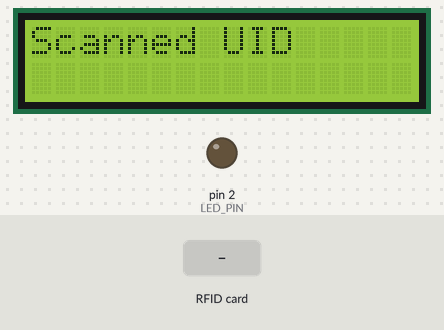
Recording of a sketch running on a simulated Arduino Mega 2560, built with avr-gcc and run on an emulated ATmega2560. On the bench: 16×2 character LCD, output pins drawn as LEDs (lit = HIGH). The inputs (shaded band) are chosen by the test bench. Pins used as bus, display or sensor lines are not drawn; what the sketch prints to the serial monitor is not drawn.

Above: at 1.3 s.
1.4 s: RFID card 5E 7A 19 C4 held to the reader
At 1.8 s:
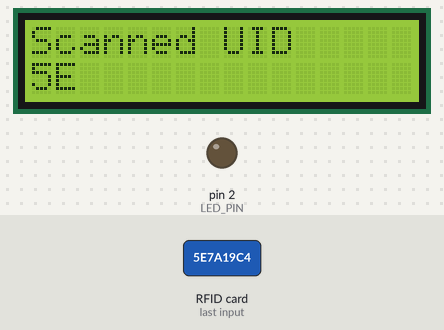
At 4.2 s:
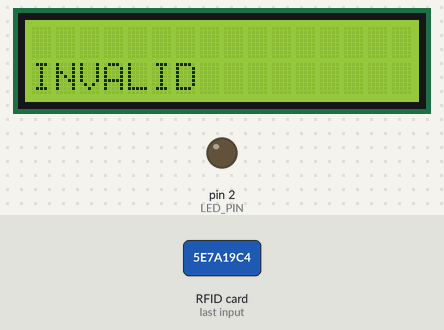
4.4 s: RFID card 90 13 18 11 79 held to the reader
At 4.8 s:
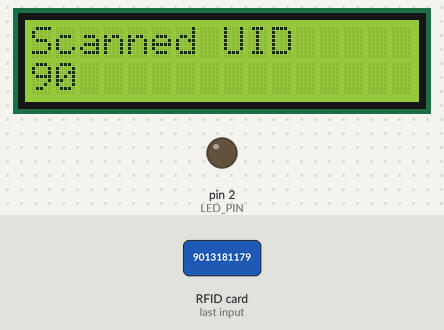
Timing chart, 0 to 7.4 s (numbered marks = the images above; inputs shaded):
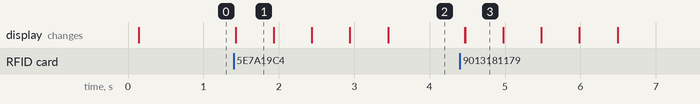

Measured:
- after the input at 1.4 s, the display: changes at once (image 1)
- after the input at 4.4 s, the display: first differs from a run without the input after 0.07 s (image 3)
- what the display in image 1 shows lasts 0.5 s, from 1.4 s to 1.9 s

The sketch:

sketch.ino
```cpp
#include <LiquidCrystal_I2C.h>
#include <SPI.h>
#include <MFRC522.h>

#define RST_PIN 49
#define SS_PIN  53

const int LED_PIN = 2;
String UID = "9013181179", ID = "";

int readCard[4];
int a = 0;

LiquidCrystal_I2C lcd(0x27, 16, 2);
MFRC522 mfrc522(SS_PIN, RST_PIN);

void setup()
{
  Serial.begin(9600);
  lcd.init();
  lcd.backlight();
  while (!Serial);
  SPI.begin();
  mfrc522.PCD_Init();
  delay(4);
  mfrc522.PCD_DumpVersionToSerial();
  lcd.setCursor(2, 0);
  lcd.print("Put your card");

  pinMode(LED_PIN, OUTPUT);

  lcd.clear();
  lcd.setCursor(0, 0);
  lcd.print("Scanned UID");
}

void loop()
{
  if ( ! mfrc522.PICC_IsNewCardPresent()) {
    return 0;
  }
  if ( ! mfrc522.PICC_ReadCardSerial()) {
    return 0;
  }

  a = 0;
  Serial.println(F("Scanned PICC's UID:"));
  for ( uint8_t i = 0; i < 4; i++) {  //
    readCard[i] = mfrc522.uid.uidByte[i];
    Serial.print(readCard[i], HEX);
    Serial.print(" ");
    lcd.setCursor(a, 1);
    lcd.print(readCard[i], HEX);
    lcd.print(" ");
    delay(500);
    a += 3;
  }
  Serial.println("");
  mfrc522.PICC_HaltA();

  ID = "";
  for(int i=0;i<4;i++)
    ID.concat(readCard[i]);

  if(ID == UID)
  {
    lcd.clear();
    lcd.setCursor(0, 1);
    lcd.print("BLINK !!!");
    digitalWrite(LED_PIN, HIGH);
    delay(5000);
    digitalWrite(LED_PIN, LOW);
  }
  else
  {
    lcd.clear();
    lcd.setCursor(0, 1);
    lcd.print("INVALID");
    delay(1000);
  }

  lcd.clear();
  lcd.setCursor(0, 0);
  lcd.print("Scanned UID");
}
```
